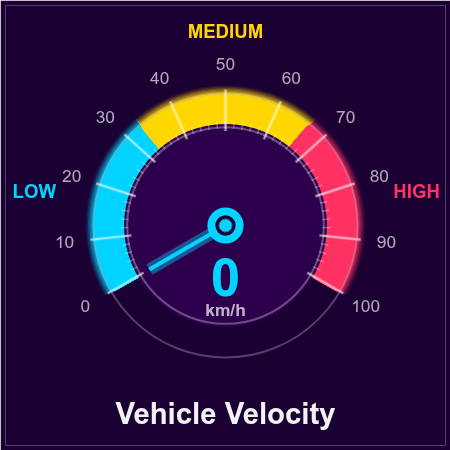

Write the Python code that produced this figure.

from bokeh_rocks import Gauge, show, save_plot
from bokeh.models import CustomJS
from bokeh.io import curdoc
from bokeh.layouts import row

gauge5 = Gauge(
    width=450, height=450,
    title="Vehicle Velocity",
    unit="km/h",
    initial_value=0,
    easing=False,
    theme="dark",
    bg_color="#1A0033",  # Custom purple background
    gauge_bg_color="#2D004D"
)

car_simulation = CustomJS(args=dict(source=gauge5.source), code=f'''
    setTimeout(function() {{
        const start_angle = Math.PI + Math.PI/6;
        const end_angle = -Math.PI/6;
        const total = start_angle - end_angle;
        
        // Get the value range
        const range_min = {gauge5.range_min};
        const range_max = {gauge5.range_max};
        const value_range = range_max - range_min;
        
        function getColor(v) {{
            if (v <= 33.33) return "#00D4FF";
            if (v <= 66.66) return "#FFD700";
            return "#FF3366";
        }}
        
        let velocity = 0;
        let time = 0;
        
        function simulate() {{
            time += 0.05;
            
            if (time < 3) {{
                velocity = 30 * time;
            }}
            else if (time < 6) {{
                velocity = 90;
            }}
            else if (time < 9) {{
                velocity = 90 - 30 * (time - 6);
            }}
            else {{
                velocity = 0;
                time = 0;
            }}
            
            velocity = Math.max(0, Math.min(100, velocity));
            
            // Normalize the value
            const normalized_value = (velocity - range_min) / value_range;
            source.data.angle = [start_angle - normalized_value * total];
            source.data.value_text = [Math.round(velocity).toString()];
            source.data.pointer_color = [getColor(velocity)];
            source.change.emit();
            
            setTimeout(simulate, 50);
        }}
        
        simulate();
    }}, 2000);
''')
doc = curdoc()
doc.js_on_event('document_ready', car_simulation)


layout = row(gauge5.figure)
doc.add_root(layout)
doc.js_on_event('document_ready', car_simulation)
show(gauge5.figure)
save_plot(gauge5.figure, "output/gauge_06")
